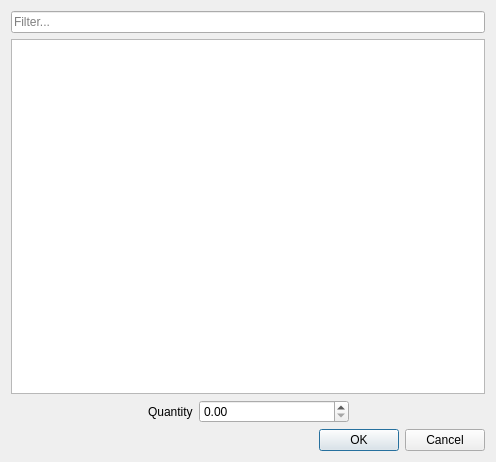
<?xml version="1.0" encoding="UTF-8"?>
<ui version="4.0">
 <class>ProductSelectionDialog</class>
 <widget class="QDialog" name="ProductSelectionDialog">
  <property name="geometry">
   <rect>
    <x>0</x>
    <y>0</y>
    <width>496</width>
    <height>462</height>
   </rect>
  </property>
  <property name="windowTitle">
   <string>Select Product</string>
  </property>
  <layout class="QVBoxLayout" name="verticalLayout">
   <item>
    <widget class="QLineEdit" name="leFilter">
     <property name="placeholderText">
      <string>Filter...</string>
     </property>
    </widget>
   </item>
   <item>
    <widget class="QTableView" name="tblProducts">
     <property name="selectionMode">
      <enum>QAbstractItemView::SingleSelection</enum>
     </property>
     <property name="selectionBehavior">
      <enum>QAbstractItemView::SelectRows</enum>
     </property>
     <attribute name="horizontalHeaderStretchLastSection">
      <bool>true</bool>
     </attribute>
    </widget>
   </item>
   <item>
    <layout class="QHBoxLayout" name="horizontalLayout_2">
     <item>
      <spacer name="horizontalSpacer_3">
       <property name="orientation">
        <enum>Qt::Horizontal</enum>
       </property>
       <property name="sizeHint" stdset="0">
        <size>
         <width>40</width>
         <height>20</height>
        </size>
       </property>
      </spacer>
     </item>
     <item>
      <widget class="QLabel" name="label_2">
       <property name="minimumSize">
        <size>
         <width>0</width>
         <height>0</height>
        </size>
       </property>
       <property name="text">
        <string>Quantity</string>
       </property>
      </widget>
     </item>
     <item>
      <widget class="QDoubleSpinBox" name="sbQuantity">
       <property name="minimumSize">
        <size>
         <width>150</width>
         <height>0</height>
        </size>
       </property>
      </widget>
     </item>
     <item>
      <spacer name="horizontalSpacer_4">
       <property name="orientation">
        <enum>Qt::Horizontal</enum>
       </property>
       <property name="sizeHint" stdset="0">
        <size>
         <width>40</width>
         <height>20</height>
        </size>
       </property>
      </spacer>
     </item>
    </layout>
   </item>
   <item>
    <widget class="QDialogButtonBox" name="buttonBox">
     <property name="orientation">
      <enum>Qt::Horizontal</enum>
     </property>
     <property name="standardButtons">
      <set>QDialogButtonBox::Cancel|QDialogButtonBox::Ok</set>
     </property>
    </widget>
   </item>
  </layout>
 </widget>
 <resources/>
 <connections>
  <connection>
   <sender>buttonBox</sender>
   <signal>accepted()</signal>
   <receiver>ProductSelectionDialog</receiver>
   <slot>accept()</slot>
   <hints>
    <hint type="sourcelabel">
     <x>224</x>
     <y>275</y>
    </hint>
    <hint type="destinationlabel">
     <x>157</x>
     <y>274</y>
    </hint>
   </hints>
  </connection>
  <connection>
   <sender>buttonBox</sender>
   <signal>rejected()</signal>
   <receiver>ProductSelectionDialog</receiver>
   <slot>reject()</slot>
   <hints>
    <hint type="sourcelabel">
     <x>292</x>
     <y>281</y>
    </hint>
    <hint type="destinationlabel">
     <x>286</x>
     <y>274</y>
    </hint>
   </hints>
  </connection>
 </connections>
</ui>
